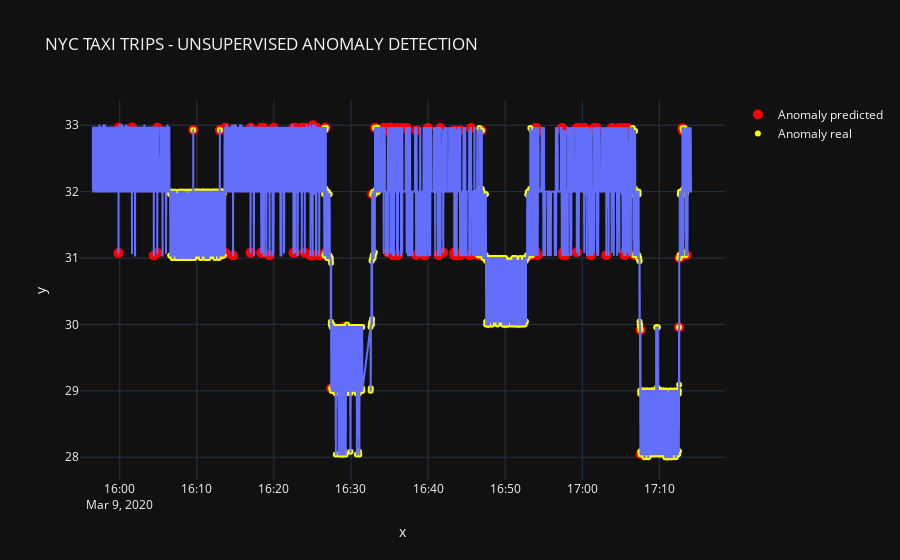

Source (notebook cell):
### Code cell
# plot value on y-axis and date on x-axis
fig = px.line(histogram_results, x=df.index, y=df['Volume Flow RateRMS'], title='NYC TAXI TRIPS - UNSUPERVISED ANOMALY DETECTION', template = 'plotly_dark')
# create list of outlier_dates
outlier_dates = histogram_results[histogram_results['Anomaly'] == 1].index
# obtain y value of anomalies to plot
y_values = [df.loc[i]['Volume Flow RateRMS'] for i in outlier_dates]

label_dates=df[df['anomaly'] == 1].index
tru_ano=[df.loc[i]['Volume Flow RateRMS'] for i in label_dates]

fig.add_trace(go.Scatter(x=outlier_dates, y=y_values, mode = 'markers', 
                name = 'Anomaly predicted', 
                marker=dict(color='red',size=10)))
fig.add_trace(go.Scatter(x=label_dates, y=tru_ano, mode = 'markers', 
                name = 'Anomaly real', 
                marker=dict(color='yellow',size=6)))
        
fig.show()
